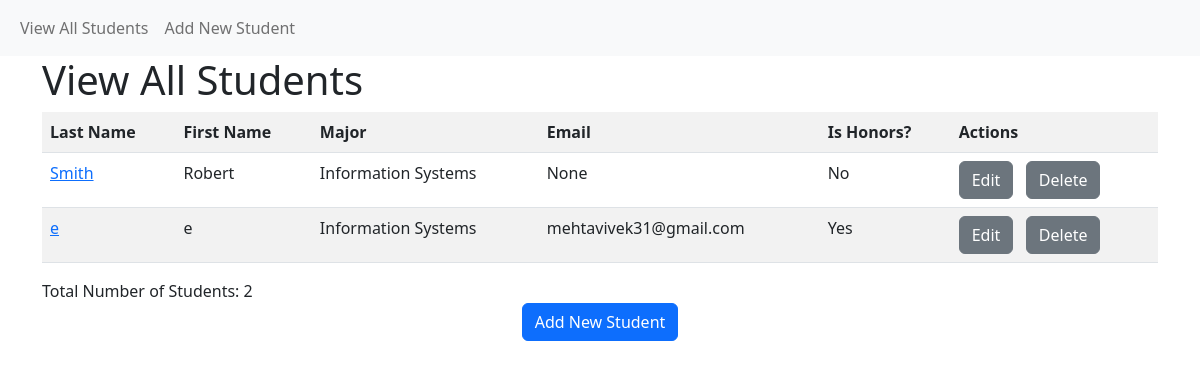
Screenshot of /student/view with the database file from the repository.
### models.py (models this page shows, shortened)
class Student(db.Model):
    __tablename__ = "student"
    student_id = db.Column(db.Integer, primary_key=True)
    first_name = db.Column(db.String(30), nullable=False)
    last_name = db.Column(db.String(50), nullable=False)
    major_id = db.Column(db.Integer, db.ForeignKey('major.major_id'))
    birth_date = db.Column(db.DateTime, nullable=False)
    num_credits_completed = db.Column(db.Integer, nullable=False)
    gpa = db.Column(db.Float, nullable=False)
    is_honors = db.Column(db.Boolean, nullable=False)
    email = db.Column(db.String(100), nullable=False)

class Major(db.Model):
    __tablename__ = "major"
    major_id = db.Column(db.Integer, primary_key=True)
    major = db.Column(db.String(30), nullable=False)
    students = db.relationship('Student', backref='students')

### app.py (the view)
@app.route('/student/view')
def student_view_all():
    students = Student.query.outerjoin(Major, Student.major_id == Major.major_id) \
        .add_entity(Major) \
        .order_by(Student.last_name, Student.first_name) \
        .all()
    return render_template('student_view_all.html', students=students)

### templates/student_view_all.html (shortened to what this page needs)
{% extends "base.html" %}
{% block page_head %}
    View All Students
{% endblock %}
{% block page_content %}
    <div class="row">
    <div class="col">
    <table class="table table-striped">
        <tr>
            <th>Last Name</th>
			<th>First Name</th>
            <th>Major</th>
            <th>Email</th>
            <th>Is Honors?</th>
            <th>Actions</th>
        </tr>
        {% for each_student, each_major in students %}
        <tr>
            <td><a href="{{ url_for('student_view', student_id=each_student['student_id']) }}">{{ each_student['last_name'] }}</a></td>
            <td>{{ each_student['first_name'] }}</td>
            <td>{{ each_major['major'] }}</td>
            <td>{{ each_student['email'] }}</td>
            <td>{{ 'Yes' if each_student['is_honors'] == 1 else 'No' }}</td>
            <td>
                <a href="{{ url_for('student_edit', student_id=each_student['student_id']) }}" class="btn btn-secondary" role="button">Edit</a>
                <a href="{{ url_for('student_delete', student_id=each_student['student_id']) }}" class="btn btn-secondary" role="button">Delete</a>
            </td>
        </tr>
        {% endfor %}
    </table>
    </div>
    </div>
    <div class="row">
        <div class="col">
            Total Number of Students: {{ students|length }}
        </div>
    </div>
    <div class="row">
        <div class="col text-center">
            <a href="{{ url_for('student_create') }}" class="btn btn-primary" role="button">Add New Student</a>
        </div>
    </div>
{% endblock %}

### templates/base.html (shortened to what this page needs)
<!DOCTYPE html>
<html lang="en">
  <head>
    <link href="https://cdn.jsdelivr.net/npm/bootstrap@5.2.3/dist/css/bootstrap.min.css" rel="stylesheet">
  </head>
  <body>
  <nav class="navbar navbar-expand-lg navbar-light bg-light">
  <div class="container-fluid">
    <div class="collapse navbar-collapse" id="navbarSupportedContent">
      <ul class="navbar-nav me-auto mb-2 mb-lg-0">
        <li class="nav-item">
          <a class="nav-link" href="{{ url_for('student_view_all') }}">View All Students</a>
        </li>
        <li class="nav-item">
          <a class="nav-link" href="{{ url_for('student_create') }}">Add New Student</a>
        </li>
      </ul>
    </div>
  </div>
</nav>
    <div class="container">
        <h1>{% block page_head %}{% endblock %}</h1>
        {% block page_content %}{% endblock %}
    </div>
  </body>
</html>

### rows the page displays
Student: last_name "Smith", first_name "Robert", major "Information Systems", email "None", is_honors "No"
Student: last_name "e", first_name "e", major "Information Systems", email "mehtavivek31@gmail.com", is_honors "Yes"

### other values shown
{{ students|length }} "2"
